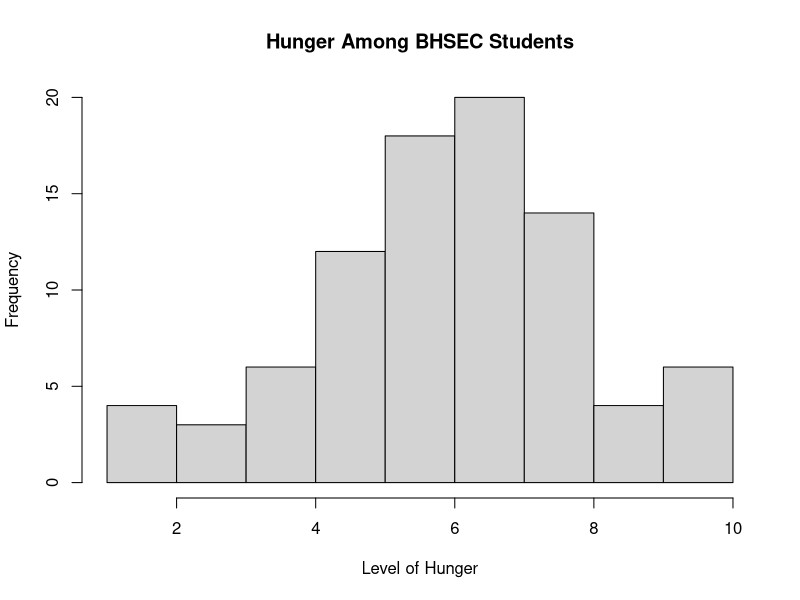
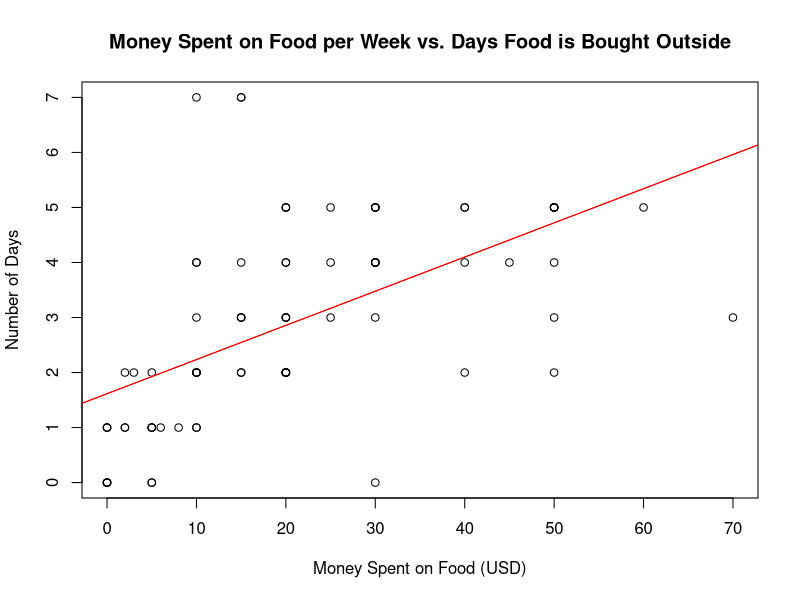

Recreate these plots in R, in order.
## ---- chunk 1

## Import the data by "data.csv" to the correct filename. Don't forget that your data file needs to be in the same folder as this Rmd.
data <- read.csv("option1-data.csv", header = T)

#Attach the data
attach(data)
## ---- chunk 2
table(breakfast.school)
31/87
table(school.lunch)
28/87
## ---- chunk 3
prop.test(table(breakfast.school, school.lunch))
## ---- chunk 4
table(school.lunch)
summary(hunger)
hist(hunger, main = "Hunger Among BHSEC Students", xlab = "Level of Hunger")
table(hunger, school.lunch)
noToSchoolLunch <- subset(hunger, school.lunch == "No")
yesToSchoolLunch <- subset(hunger, school.lunch == "Yes")
mean(noToSchoolLunch)
mean(yesToSchoolLunch)
## ---- chunk 5
6.15-6.82
## ---- chunk 6
t.test(hunger~school.lunch)
## ---- chunk 7
summary(money.food)
summary(buy.food)
lm(money.food~buy.food)
plot(money.food, buy.food, main = "Money Spent on Food per Week vs. Days Food is Bought Outside", xlab = "Money Spent on Food (USD)", ylab = "Number of Days")
abline(1.6156, 0.0621, col = "red")
abline(1.6156, 0.0621, col = "red")
## ---- chunk 8
cor.test(money.food, buy.food)
